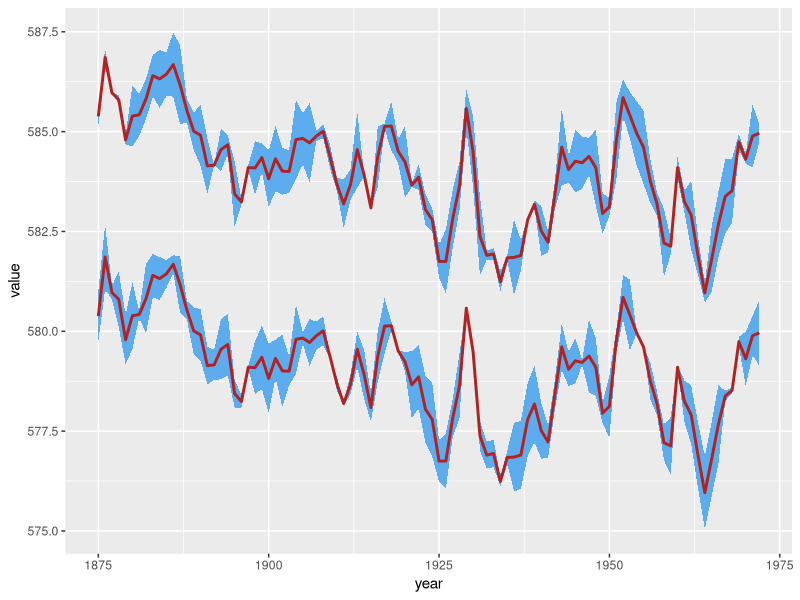

Generate this figure with R:
## ---- chunk 1
nchar("Plot your confidence interval easily with R! With ggplot geom_ribbon() de ggplot you can add shadow areas to your lines. We show you how to deal with it!")
## ---- chunk 2
knitr::opts_chunk$set(echo = TRUE)
## ---- chunk 3
library(tidyverse)
huron <- data.frame(year = rep(1875:1972,2), 
                    group = c(rep("a",98),rep("b",98)),
                    value = c(LakeHuron, LakeHuron + 5),
                    std = runif(length(LakeHuron)*2,0,1))

huron %>% 
  ggplot(aes(year, value, fill = group)) + 
  geom_ribbon(aes(ymin = value - std,
                  ymax = value + std,
                  group=group),
              fill = "steelblue2") + 
  geom_line(color = "firebrick", linewidth = 1)
